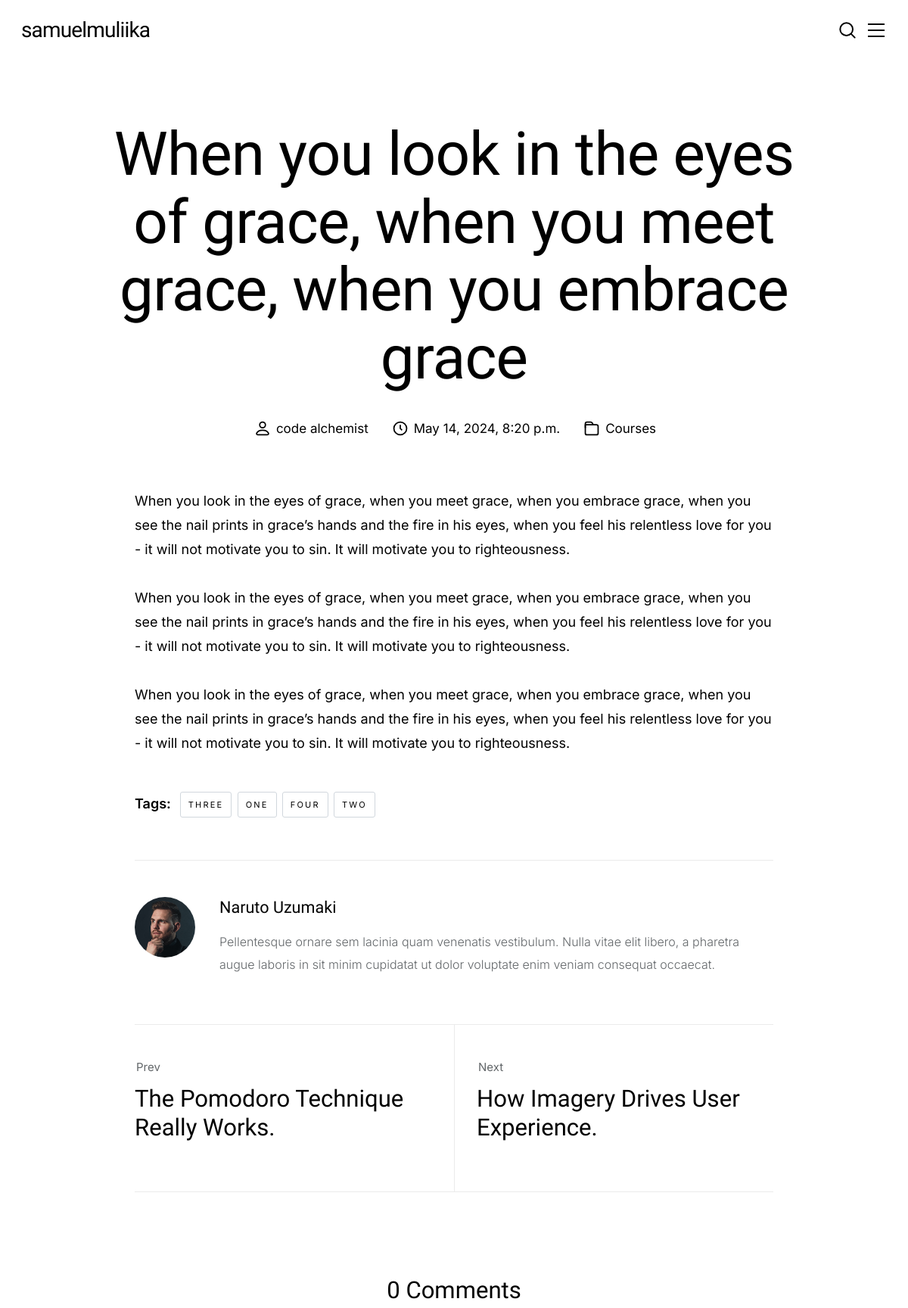
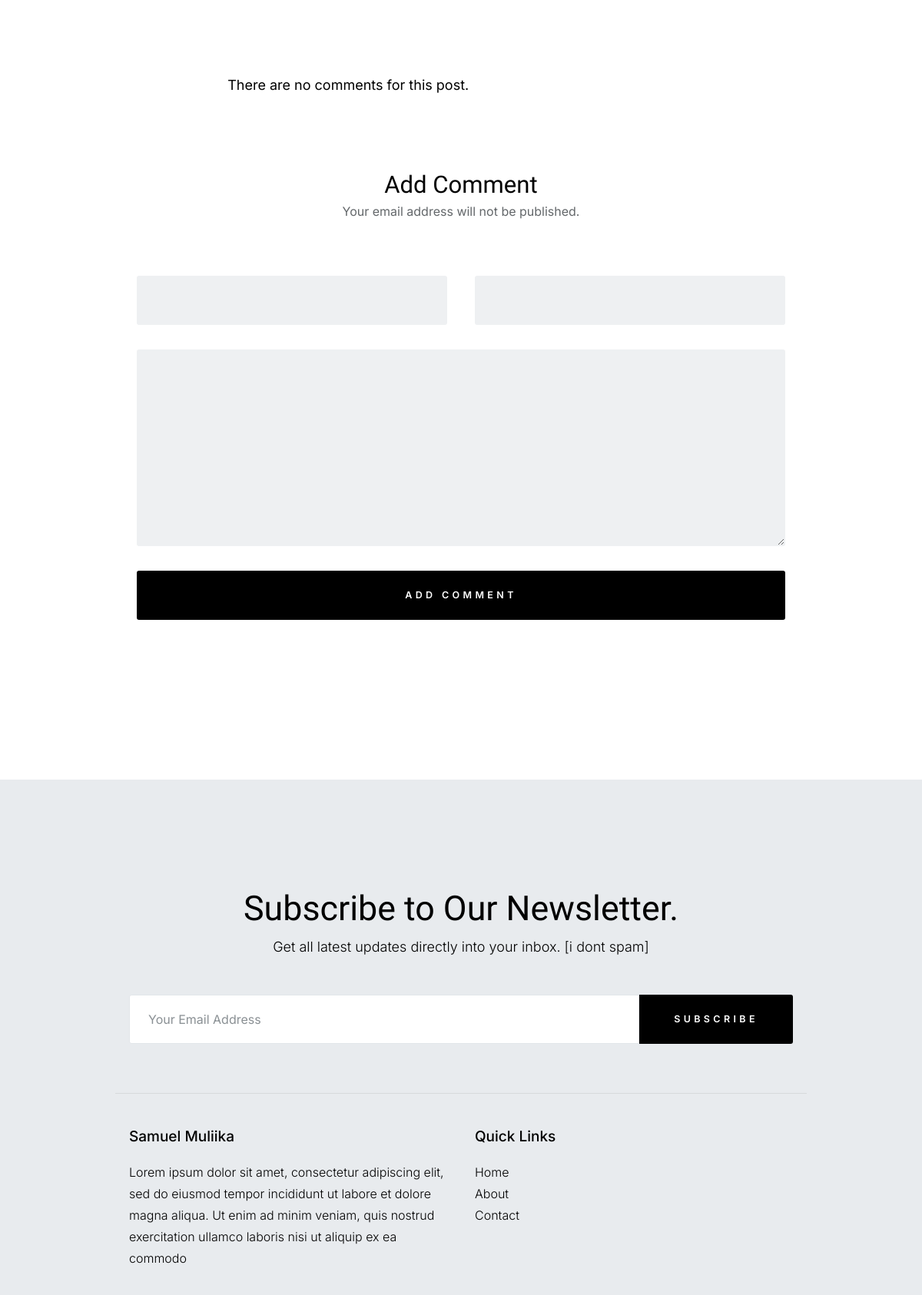
The page /when-you-look-in-the-eyes-of-grace-when-you-meet-grace-when-you-embrace-grace/ (upper part) on the database its author committed (2 pictures, top to bottom).
### portfolio/models.py (models this page shows, shortened)
class Post(models.Model):
    class NewManager(models.Manager):
        def get_queryset(self):
            return super().get_queryset().filter(status='published')
    options = (
        ('draft', 'Draft'),
        ('published', 'Published'),
    )
    category = models.ForeignKey(Category, on_delete=models.PROTECT, default=1)
    title = models.CharField(max_length=250)
    excerpt = RichTextUploadingField(null=True)
    image = models.ImageField(upload_to=user_directory_path, default='posts/default.jpg')
    slug = models.SlugField(max_length=250, unique_for_date='publish')
    publish = models.DateTimeField(default=timezone.now)
    author = models.ForeignKey(UserBase, on_delete=models.CASCADE, related_name='blog_posts')
    content = RichTextUploadingField()
    tags = TaggableManager(blank=True)
    status = models.CharField(max_length=10, choices=options, default='draft')
    objects = models.Manager()  # default manager
    newmanager = NewManager()  # custom manager
    class Meta:
        ordering = ('-publish',)

class Category(models.Model):
    name = models.CharField(max_length=100)
    def __str__(self):
        return self.name

### accounts/models.py (models this page shows)
class UserBase(AbstractBaseUser, PermissionsMixin):
    email = models.EmailField(_("email address"), unique=True)
    user_name = models.CharField(max_length=150, unique=True)
    is_active = models.BooleanField(default=True)
    is_staff = models.BooleanField(default=False)
    created = models.DateTimeField(auto_now_add=True)
    updated = models.DateTimeField(auto_now=True)
    objects = CustomAccountManager()
    USERNAME_FIELD = "email"
    REQUIRED_FIELDS = ["user_name"]
    class Meta:
        verbose_name = "User"
        verbose_name_plural = "Users"
    def __str__(self):
        return self.user_name

### portfolio/views.py (the view)
# urls.py: path('<slug:post>/', views.post_single, name='post_single'),
def post_single(request, post):
    post = get_object_or_404(Post, slug=post, status='published')
    comments = post.comments.filter(status=True)
    user_comment = None
    if request.method == 'POST':
        comment_form = NewCommentForm(request.POST)
        if comment_form.is_valid():
            user_comment = comment_form.save(commit=False)
            user_comment.post = post
            user_comment.save()
            return HttpResponseRedirect('/' + post.slug)
    else:
        comment_form = NewCommentForm()
    context = {
        'post': post,
        'comments':  user_comment,
        'comments': comments,
        'comment_form': comment_form
        }
    return render(request, 'portfolio/single.html', context)

### portfolio/forms.py
class NewCommentForm(forms.ModelForm):
    class Meta:
        model = Comment
        fields = ('name', 'email', 'content')
        widgets = {
            'name': forms.TextInput(attrs={'class': 'u-fullwidth'}),
            'email': forms.TextInput(attrs={'class': 'u-fullwidth'}),
            'content': forms.Textarea(attrs={'class': 'u-fullwidth'}),
        }

### portfolio/views.py (called while the page is built)
def category_list(request):
    category_list = Category.objects.exclude(name='default')
    context = {
        "category_list": category_list,
    }
    return context

### templates/portfolio/single.html (shortened to what this page needs)
{% extends 'partials/base2.html' %}
{% load static %}
{% block content %}
        <div id="content" class="s-content s-content--blog">
                <div class="row entry-wrap">
                    <div class="column lg-12">
                        <article class="entry format-standard">
                            <header class="entry__header">
                                <h1 class="entry__title">
                                    {{post.title}}
                                </h1>
                                <div class="entry__meta">
                                    <div class="entry__meta-author">
                                        <a href="#">{{post.author}}</a>
                                    </div>
                                    <div class="entry__meta-date">
                                        <svg width="24" height="24" fill="none" viewBox="0 0 24 24">
                                            <circle cx="12" cy="12" r="7.25" stroke="currentColor" stroke-width="1.5"></circle>
                                            <path stroke="currentColor" stroke-width="1.5" d="M12 8V12L14 14"></path>
                                        </svg>
                                        {{post.publish}}
                                    </div>
                                    <div class="entry__meta-cat">
                                        <span class="cat-links">
                                            <a href="#0">{{post.category}}</a>
                                        </span>
                                    </div>
                                </div>
                            </header>
                            <div class="content-primary">
                                <div class="entry__content">
                                    <p class="drop-cap">
                                    {{post.content | safe}}
                                    </p>
                                    <p class="entry__tags">
                                        <strong>Tags:</strong>
                                        <span class="entry__tag-list">
                                            {% for tag in post.tags.all %}
                                                <a href="{% url 'portfolio:tags' tag.slug %}">{{tag.name}}</a>
                                            {% endfor %}
                                        </span>
                                    </p>
                                    <div class="entry__author-box">
                                        <figure class="entry__author-avatar">
                                            <img alt="" src="{% static 'images/avatars/user-06.jpg' %}" class="avatar">
                                        </figure>
                                        <div class="entry__author-info">
                                            <h5 class="entry__author-name">
                                                <a href="#0">
                                                    Naruto Uzumaki
                                                </a>
                                            </h5>
                                            <p>
                                            Pellentesque ornare sem lacinia quam venenatis vestibulum. Nulla vitae elit libero,
                                            a pharetra augue laboris in sit minim cupidatat ut dolor voluptate enim veniam
                                            consequat occaecat.
                                            </p>
                                        </div>
                                    </div>
                                </div>
                                <div class="post-nav">
                                    <div class="post-nav__prev">
                                        <a href="single-standard.html" rel="prev">
                                            <span>Prev</span>
                                            The Pomodoro Technique Really Works.
                                        </a>
                                    </div>
                                    <div class="post-nav__next">
                                        <a href="single-standard.html" rel="next">
                                            <span>Next</span>
                                            How Imagery Drives User Experience.
                                        </a>
                                    </div>
                                </div>
                            </div>
                        </article>
                        <div class="comments-wrap">
                            <div id="comments">
                                <div class="large-12">
                                    {% with comments.count as total_comments %}
                                    <h3>{{ total_comments }} Comment{{ total_comments|pluralize }}</h3>
                                    {% endwith %}
                                    <ol class="commentlist">
                                        {% for comment in comments %}
                                        <li class="thread-alt depth-1 comment">
                                            <div class="comment__avatar">
                                                <img class="avatar" src="{% static 'images/avatars/user-04.jpg' %}" alt="" width="50" height="50">
                                            </div>
                                            <div class="comment__content" id="">
                                                <div class="comment__info">
                                                    <div class="comment__author">{{ comment.name }}</div>
                                                    <div class="comment__meta">
                                                        <div class="comment__time">{{ comment.publish }}</div>
                                                    </div>
                                                </div>
                                                <div class="comment__text">
                                                <p>{{ comment.content|linebreaks }}</p>
                                                </div>
                                            </div>
                                        </li>
                                        {% empty %}
                                            <li class="thread-alt depth-1 comment">
                                                <div class="comment__text">
                                                    <p>There are no comments for this post.</p>
                                                </div>
                                            </li>
                                        {% endfor %}
                                    </ol>
                                </div>
                            </div>
                            <div class="comment-respond">
                                <div id="respond">
                                    <h3>
                                    Add Comment
                                    <span>Your email address will not be published.</span>
                                    </h3>
                                    <form name="contactForm" id="contactForm" method="post" action="." autocomplete="off">
                                        <fieldset class="row">
                                            <div class="column lg-6 tab-12 form-field">
                                                {{ comment_form.name }}
                                            </div>
                                            <div class="column lg-6 tab-12 form-field">
                                                {{ comment_form.email }}
                                            </div>
                                            <div class="column lg-12 message form-field">
                                                {{ comment_form.content }}
                                            </div>
                                            <div class="column lg-12">
                                                <input name="submit" id="submit" class="btn btn--primary btn-wide btn--large u-fullwidth" value="Add Comment" type="submit">
                                            </div>
                                        </fieldset>
                                    </form>
                                </div>
                            </div>
                        </div>
                    </div>
                </div>
{% endblock content %}

### templates/partials/base2.html (shortened to what this page needs)
{% load static %}
<!DOCTYPE html>
<html lang="en" class="no-js" >
<head>
    <link rel="stylesheet" href="{% static 'css/vendor.css' %}">
    <link rel="stylesheet" href="{% static 'css/styles.css' %}">
    <link rel="stylesheet" href="{% static 'css/prism.css' %}">
</head>
<body id="top">
    <div id="page" class="s-pagewrap">
        <header id="masthead" class="s-header">
            <div class="s-header__branding">
                <p class="site-title">
                    <a href="/" rel="home">samuelmuliika</a>
                </p>
            </div>
            <a class="s-header__menu-toggle" href="#0"><span>Menu</span></a>
            <a class="s-header__search-trigger" href="#">
            </a>
        </header>
        {% block content %}
        {% endblock content %}
        <footer id="colophon" class="s-footer">
            <div class="row s-footer__subscribe">
                <div class="column lg-12">
                    <h2>
                    Subscribe to Our Newsletter.
                    </h2>
                    <p>
                    Get all latest updates directly into your inbox. [i dont spam]
                    </p>
                    <form id="mc-form" class="mc-form">
                        <input type="email" name="EMAIL" id="mce-EMAIL" class="u-fullwidth text-center" placeholder="Your Email Address" title="The domain portion of the email address is invalid (the portion after the @)." pattern="^([^\x00-\x20\x22\x28\x29\x2c\x2e\x3a-\x3c\x3e\x40\x5b-\x5d\x7f-\xff]+|\x22([^\x0d\x22\x5c\x80-\xff]|\x5c[\x00-\x7f])*\x22)(\x2e([^\x00-\x20\x22\x28\x29\x2c\x2e\x3a-\x3c\x3e\x40\x5b-\x5d\x7f-\xff]+|\x22([^\x0d\x22\x5c\x80-\xff]|\x5c[\x00-\x7f])*\x22))*\x40([^\x00-\x20\x22\x28\x29\x2c\x2e\x3a-\x3c\x3e\x40\x5b-\x5d\x7f-\xff]+|\x5b([^\x0d\x5b-\x5d\x80-\xff]|\x5c[\x00-\x7f])*\x5d)(\x2e([^\x00-\x20\x22\x28\x29\x2c\x2e\x3a-\x3c\x3e\x40\x5b-\x5d\x7f-\xff]+|\x5b([^\x0d\x5b-\x5d\x80-\xff]|\x5c[\x00-\x7f])*\x5d))*(\.\w{2,})+$" required>
                        <input type="submit" name="subscribe" value="Subscribe" class="btn--small btn--primary u-fullwidth">
                    </form>
                </div>
            </div>
            <div class="row s-footer__main">
                <div class="column lg-5 md-6 tab-12 s-footer__about">
                    <h4>Samuel Muliika</h4>
                    <p>
                    Lorem ipsum dolor sit amet, consectetur
                    adipiscing elit, sed do eiusmod tempor
                    incididunt ut labore et dolore magna aliqua.
                    Ut enim ad minim veniam, quis nostrud exercitation
                    ullamco laboris nisi ut aliquip ex ea commodo
                    </p>
                </div>
                <div class="column lg-5 md-6 tab-12">
                    <div class="row">
                        <div class="column lg-6">
                            <h4>Quick Links</h4>
                            <ul class="link-list">
                                <li><a href="category.html">Home</a></li>
                                <li><a href="category.html">About</a></li>
                                <li><a href="category.html">Contact</a></li>
                            </ul>
                        </div>
                    </div>
                </div>
            </div>
        </footer>
</body>
</html>

### rows shown on the page
Post: title "When you look in the eyes of grace, when you meet grace, when you embrace grace", author "code alchemist", publish "May 14, 2024, 8:20 p.m.", category "Courses", content "When you look in the eyes of grace, when you meet grace, when you embrace grace, when you see the nail prints in grace’s hands and the fire in his eyes, when you feel his relentless love for you - it will not motivate you to sin. It will motivate you to righteousness. When you look in the eyes of grace, when you meet grace, when you embrace grace, when you see the nail prints in grace’s hands and the fire in his eyes, when you feel his relentless love for you - it will not motivate you to sin. It will motivate you to righteousness. When you look in the eyes of grace, when you meet grace, when you embrace grace, when you see the nail prints in grace’s hands and the fire in his eyes, when you…"
Tag: name "THREE"
Tag: name "ONE"
Tag: name "FOUR"
Tag: name "TWO"

### other values the page prints
{{ total_comments }} "0"
